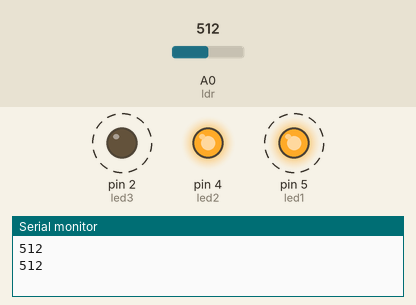
This sketch was run on a simulated Arduino Uno, built with avr-gcc and run on an emulated ATmega328P. Shown: output pins drawn as LEDs (lit = HIGH), the last lines printed to the serial monitor. Dashed ring = blinking. The test bench sets the inputs (shaded band); at power-on: A0 (ldr) = 512.

Above: at 3.1 s.
3.2 s: A0 (ldr) set to 31
6.7 s: A0 (ldr) set to 26
At 7.8 s:
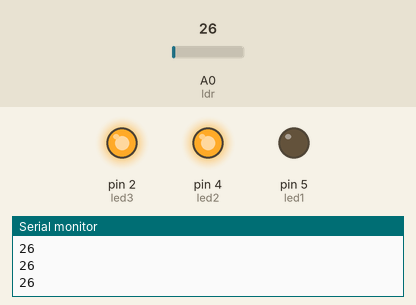
9.8 s: A0 (ldr) set to 0
At 11.7 s:
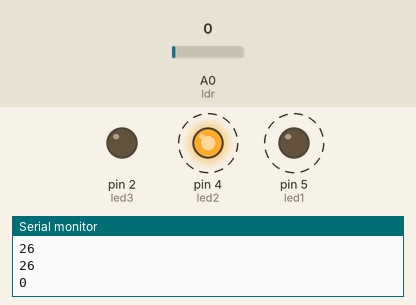
16.3 s: A0 (ldr) set to 20
At 19.1 s:
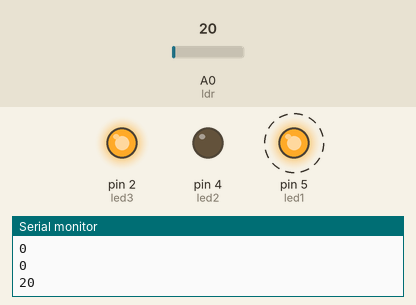
22.8 s: A0 (ldr) set to 39
At 24.8 s:
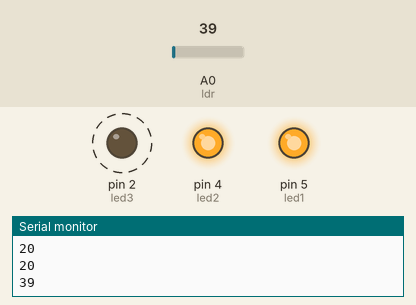
29.3 s: A0 (ldr) set to 19
At 31.6 s:
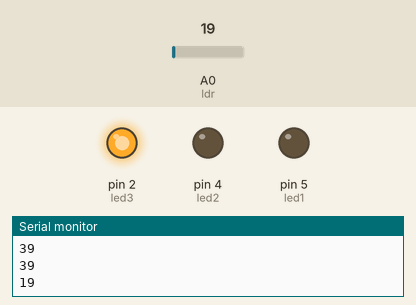
Timing chart, 0 to 36.8 s (numbered marks = the images above; inputs shaded):
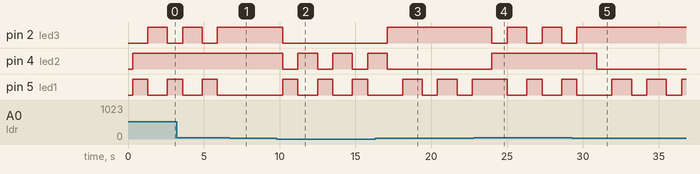

The sketch:

IoT_Hello_World.ino
```cpp
#define led1 5
#define led2 4
#define led3 2
#define ldr A0
void setup() {
  // put your setup code here, to run once:
pinMode(led1,OUTPUT);
pinMode(led2,OUTPUT);
pinMode(led3,OUTPUT);
pinMode(ldr,INPUT);
Serial.begin(9600);
}

void loop() {
  // put your main code here, to run repeatedly:
  int ldrValue = analogRead(ldr);
  Serial.println(ldrValue);
  delay(300);
  if (ldrValue <= 10){
digitalWrite(led1,HIGH);
digitalWrite(led2,LOW);
digitalWrite(led3,LOW);
delay(1000);
digitalWrite(led1,LOW);
digitalWrite(led2,HIGH);
digitalWrite(led3,LOW);
delay(1000);
}
else if ((ldrValue >=12) && (ldrValue <=22)){
digitalWrite(led1,LOW);
digitalWrite(led2,LOW);
digitalWrite(led3,HIGH);
delay(1000);
digitalWrite(led1,HIGH);
digitalWrite(led2,LOW);
digitalWrite(led3,HIGH);
delay(1000);
}
else if (ldrValue >=29){
digitalWrite(led1,HIGH);
digitalWrite(led2,HIGH);
digitalWrite(led3,LOW);
delay(1000);
digitalWrite(led1,LOW);
digitalWrite(led2,HIGH);
digitalWrite(led3,HIGH);
delay(1000);
}
}
```

Measured:
- the behaviour switches between 29 and 28 on A0 (ldr) (found by bisection; images 0 and 1)
- after the input at 6.7 s, pin 2 (led3): stays HIGH (without the input it goes to LOW after 0.50 s); pin 5 (led1): stays LOW (without the input it goes to HIGH after 0.50 s)
- after the input at 9.8 s, pin 2 (led3): HIGH → LOW after 0.40 s; pin 4 (led2): alternates HIGH for 1.3 s and LOW for 1.0 s, starting after 0.40 s; pin 5 (led1): alternates HIGH for 1.0 s and LOW for 1.3 s, starting after 0.40 s
- after the input at 16.3 s, pin 2 (led3): LOW → HIGH after 0.80 s; pin 4 (led2): goes on until 17.1 s, then stays LOW
- after the input at 22.8 s, pin 2 (led3): alternates HIGH for 1.3 s and LOW for 1.0 s, starting after 1.2 s; pin 4 (led2): LOW → HIGH after 1.2 s
- after the input at 29.3 s, pin 2 (led3): goes on until 29.6 s, then stays HIGH; pin 4 (led2): HIGH → LOW after 1.6 s
